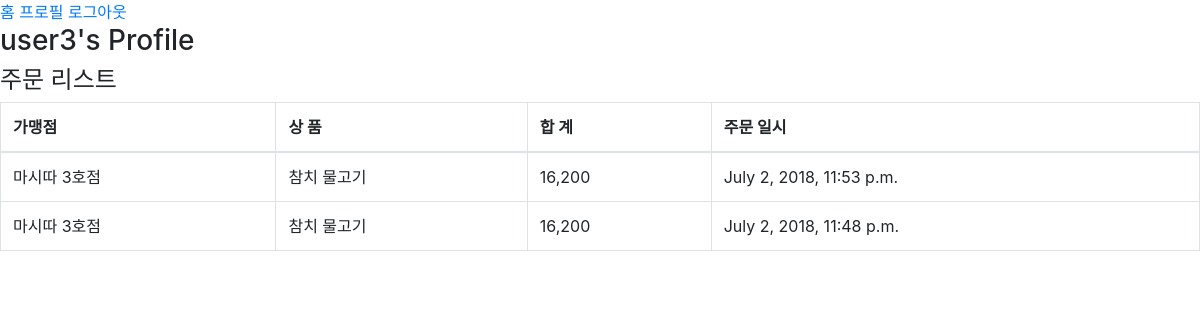
Before: /accounts/profile/ (signed in) with the older database file.
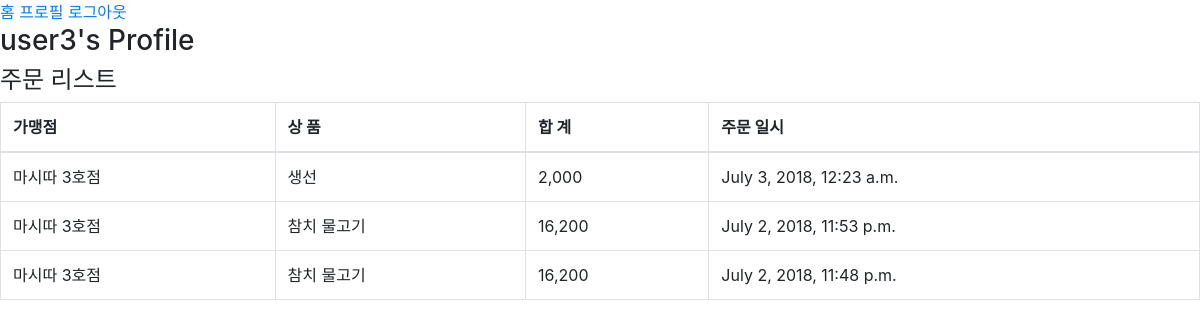
After: the same page with the newer database file.
### baemin/models.py (models this page shows, shortened)
class Order(models.Model):
	shop = models.ForeignKey('Shop', on_delete=models.CASCADE)
	user = models.ForeignKey(settings.AUTH_USER_MODEL, on_delete=models.CASCADE)
	item_set = models.ManyToManyField(Item)
	created_at = models.DateTimeField(auto_now_add=True)
	class Meta:
		ordering = ('-id',)
	@property
	def total(self):
		return sum(item.price for item in self.item_set.all())

class Shop(models.Model):
	name = models.CharField(max_length=100)
	name_location = models.CharField(max_length=100)
	name_kr = models.CharField(max_length=100)
	tel = models.CharField(max_length=20)
	addr = models.CharField(max_length=100)
	class Meta:
		ordering = ('-id',)

class Item(models.Model):
	shop = models.ForeignKey('Shop', on_delete=models.CASCADE)
	name = models.CharField(max_length=100)
	name_type = models.CharField(max_length=100)
	price = models.PositiveIntegerField()
	class Meta:
		ordering = ('-id',)

### accounts/views.py (the view)
@login_required
def profile(request):
	return render(request, 'accounts/profile.html')

### accounts/templates/accounts/profile.html
{% extends 'accounts/layout.html' %}
{% load humanize %}
{% block content %}
	<h3> {{ user }}'s Profile 	</h3>
	<h4>주문 리스트</h4>
	<table class ="table table-bordered table-hover">
		<thead>
			<tr>
				<th>가맹점</th>
				<th>상 품</th>
				<th>합 계</th>
				<th>주문 일시</th>
			</tr>
		</thead>
		<tbody>
			{% for order in user.order_set.all %}
			<tr>
				<td>{{ order.shop.name }}</td>
				<td>
					{% for item in order.item_set.all %}
						{{ item.name }}
					{% endfor %}
				</td>
				<td>{{ order.total|intcomma  }}</td>
				<td>{{ order.created_at }}</td>
			</tr>
			{% endfor %}
		</tbody>
	</table>
{% endblock %}

Changed rows visible on the page:
added Order: shop.name "마시따 3호점", total "2,000", created_at "July 3, 2018, 12:23 a.m."
now on this page (row unchanged): Item: name "생선", shown under "마시따 3호점"
